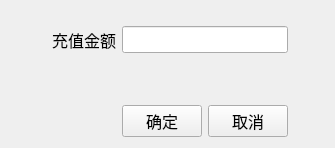
<?xml version="1.0" encoding="UTF-8"?>
<ui version="4.0">
 <class>VipRechargeUI</class>
 <widget class="QWidget" name="VipRechargeUI">
  <property name="geometry">
   <rect>
    <x>0</x>
    <y>0</y>
    <width>339</width>
    <height>155</height>
   </rect>
  </property>
  <property name="windowTitle">
   <string>会员充值</string>
  </property>
  <layout class="QGridLayout" name="gridLayout">
   <property name="sizeConstraint">
    <enum>QLayout::SetFixedSize</enum>
   </property>
   <item row="0" column="2" colspan="2">
    <spacer name="verticalSpacer_2">
     <property name="orientation">
      <enum>Qt::Vertical</enum>
     </property>
     <property name="sizeHint" stdset="0">
      <size>
       <width>20</width>
       <height>15</height>
      </size>
     </property>
    </spacer>
   </item>
   <item row="1" column="0">
    <spacer name="horizontalSpacer">
     <property name="orientation">
      <enum>Qt::Horizontal</enum>
     </property>
     <property name="sizeHint" stdset="0">
      <size>
       <width>35</width>
       <height>20</height>
      </size>
     </property>
    </spacer>
   </item>
   <item row="1" column="1">
    <widget class="QLabel" name="labelMoney">
     <property name="maximumSize">
      <size>
       <width>16777215</width>
       <height>16777215</height>
      </size>
     </property>
     <property name="font">
      <font>
       <pointsize>12</pointsize>
      </font>
     </property>
     <property name="text">
      <string>充值金额</string>
     </property>
     <property name="textFormat">
      <enum>Qt::PlainText</enum>
     </property>
    </widget>
   </item>
   <item row="1" column="2" colspan="3">
    <widget class="QLineEdit" name="lineEditMoney">
     <property name="font">
      <font>
       <pointsize>12</pointsize>
      </font>
     </property>
    </widget>
   </item>
   <item row="1" column="5">
    <spacer name="horizontalSpacer_3">
     <property name="orientation">
      <enum>Qt::Horizontal</enum>
     </property>
     <property name="sizeHint" stdset="0">
      <size>
       <width>36</width>
       <height>20</height>
      </size>
     </property>
    </spacer>
   </item>
   <item row="2" column="4">
    <spacer name="verticalSpacer">
     <property name="orientation">
      <enum>Qt::Vertical</enum>
     </property>
     <property name="sizeHint" stdset="0">
      <size>
       <width>20</width>
       <height>46</height>
      </size>
     </property>
    </spacer>
   </item>
   <item row="3" column="0" colspan="2">
    <spacer name="horizontalSpacer_2">
     <property name="orientation">
      <enum>Qt::Horizontal</enum>
     </property>
     <property name="sizeHint" stdset="0">
      <size>
       <width>105</width>
       <height>20</height>
      </size>
     </property>
    </spacer>
   </item>
   <item row="3" column="2">
    <widget class="QPushButton" name="pushButtonOK">
     <property name="font">
      <font>
       <pointsize>12</pointsize>
      </font>
     </property>
     <property name="text">
      <string>确定</string>
     </property>
    </widget>
   </item>
   <item row="3" column="3" colspan="2">
    <widget class="QPushButton" name="pushButtonCancel">
     <property name="font">
      <font>
       <pointsize>12</pointsize>
      </font>
     </property>
     <property name="text">
      <string>取消</string>
     </property>
    </widget>
   </item>
  </layout>
 </widget>
 <resources/>
 <connections/>
</ui>
